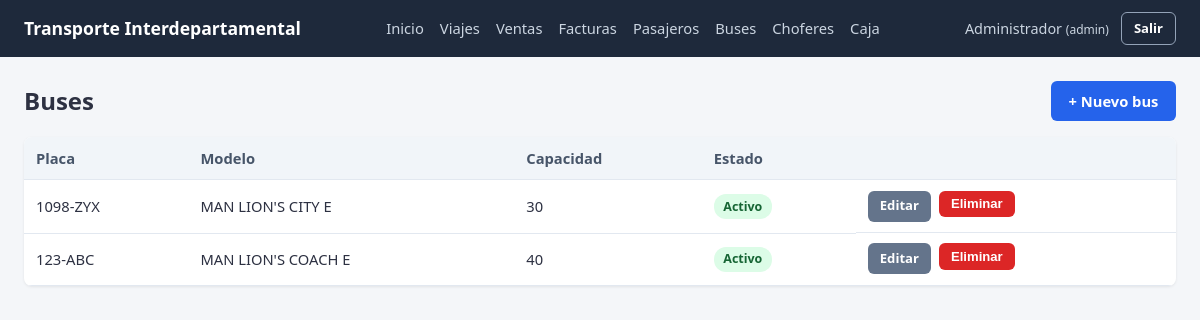
Screenshot of /buses/ (signed in) with the database file from the repository.
### app/models/bus.py (models this page shows, shortened)
class Bus(db.Model):
    __tablename__ = "bus"
    id_bus = db.Column(db.Integer, primary_key=True, autoincrement=True)
    placa = db.Column(db.String(20), nullable=False, unique=True)
    modelo = db.Column(db.String(50), nullable=False)
    capacidad = db.Column(db.Integer, nullable=False)
    activo = db.Column(db.Boolean, nullable=False, default=True)
    asientos = db.relationship("Asiento", backref="bus", cascade="all, delete-orphan")
    viajes = db.relationship("Viaje", backref="bus")

### app/routes/buses.py (the view)
@buses_bp.route("/")
@login_required
def listar():
    buses = bus_service.listar_buses()
    return render_template("buses/listar.html", buses=buses)

### app/services/bus_service.py (called while the page is built)
def listar_buses():
    return Bus.query.order_by(Bus.id_bus.desc()).all()

### app/utils/auth.py (called while the page is built)
def login_required(view_func):
    @wraps(view_func)
    def wrapper(*args, **kwargs):
        if "id_usuario" not in session:
            flash("Debes iniciar sesión para continuar.", "warning")
            return redirect(url_for("auth.login"))
        return view_func(*args, **kwargs)
    return wrapper

### templates/buses/listar.html (shortened to what this page needs)
{% extends "base.html" %}
{% block content %}
<div class="mb-2" style="display:flex; justify-content:space-between; align-items:center;">
    <h2>Buses</h2>
    <a href="{{ url_for('buses.crear') }}" class="btn btn-primary">+ Nuevo bus</a>
</div>
<div class="table-wrapper">
    <table>
        <thead>
            <tr>
                <th>Placa</th>
                <th>Modelo</th>
                <th>Capacidad</th>
                <th>Estado</th>
                <th></th>
            </tr>
        </thead>
        <tbody>
            {% for bus in buses %}
            <tr>
                <td>{{ bus.placa }}</td>
                <td>{{ bus.modelo }}</td>
                <td>{{ bus.capacidad }}</td>
                <td>
                    {% if bus.activo %}
                    <span class="badge badge-success">Activo</span>
                    {% else %}
                    <span class="badge badge-gray">Inactivo</span>
                    {% endif %}
                </td>
                <td class="btn-group">
                    <a href="{{ url_for('buses.editar', id_bus=bus.id_bus) }}" class="btn btn-sm btn-secondary">Editar</a>
                    <form method="POST" action="{{ url_for('buses.eliminar', id_bus=bus.id_bus) }}" onsubmit="return confirmarAccion('¿Eliminar este bus?')">
                        <button type="submit" class="btn btn-sm btn-danger">Eliminar</button>
                    </form>
                </td>
            </tr>
            {% else %}
            <tr><td colspan="5" class="empty-state">No hay buses registrados.</td></tr>
            {% endfor %}
        </tbody>
    </table>
</div>
{% endblock %}

### static/css/style.css (style rules this page uses)
* { box-sizing: border-box; margin: 0; padding: 0; }
body { font-family: 'Segoe UI', Tahoma, Geneva, Verdana, sans-serif; background-color: #f4f6f9; color: #2d3142; line-height: 1.5; }
a { color: #2563eb; text-decoration: none; }
.btn { display: inline-block; padding: 0.55rem 1.1rem; border: none; border-radius: 6px; font-size: 0.92rem; font-weight: 600; cursor: pointer; text-align: center; transition: background 0.15s ease; }
.btn-primary { background-color: #2563eb; color: #fff; }
.btn-danger { background-color: #dc2626; color: #fff; }
.btn-secondary { background-color: #64748b; color: #fff; }
.btn-sm { padding: 0.35rem 0.75rem; font-size: 0.82rem; }
.btn-group { display: flex; gap: 0.5rem; flex-wrap: wrap; }
table { width: 100%; border-collapse: collapse; background: #fff; }
th, td { text-align: left; padding: 0.65rem 0.75rem; border-bottom: 1px solid #e2e8f0; font-size: 0.92rem; }
th { background-color: #f1f5f9; font-weight: 600; color: #475569; }
.table-wrapper { overflow-x: auto; border-radius: 8px; box-shadow: 0 1px 3px rgba(0,0,0,0.08); }
.table-wrapper table { box-shadow: none; margin: 0; }
.badge { display: inline-block; padding: 0.2rem 0.6rem; border-radius: 12px; font-size: 0.78rem; font-weight: 600; }
.badge-success { background-color: #dcfce7; color: #166534; }
.mb-2 { margin-bottom: 1rem; }

### rows the page displays
Bus: placa "1098-ZYX", modelo "MAN LION'S CITY E", capacidad "30", activo "Activo"
Bus: placa "123-ABC", modelo "MAN LION'S COACH E", capacidad "40", activo "Activo"

### other values shown
{{ session.nombre }} "Administrador"
{{ session.rol }} "admin"
